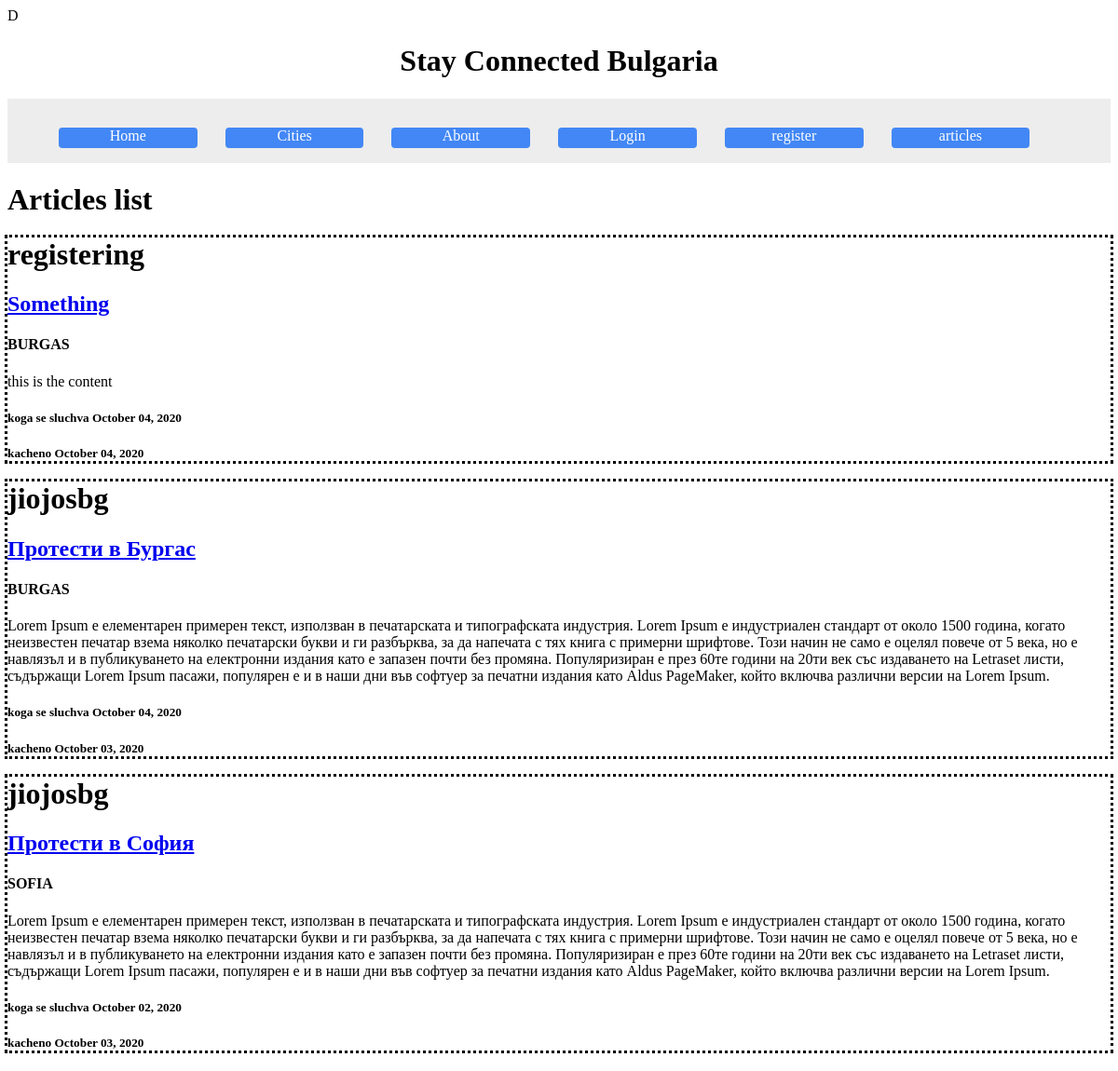
/articles/, run on an earlier commit of the app's database.
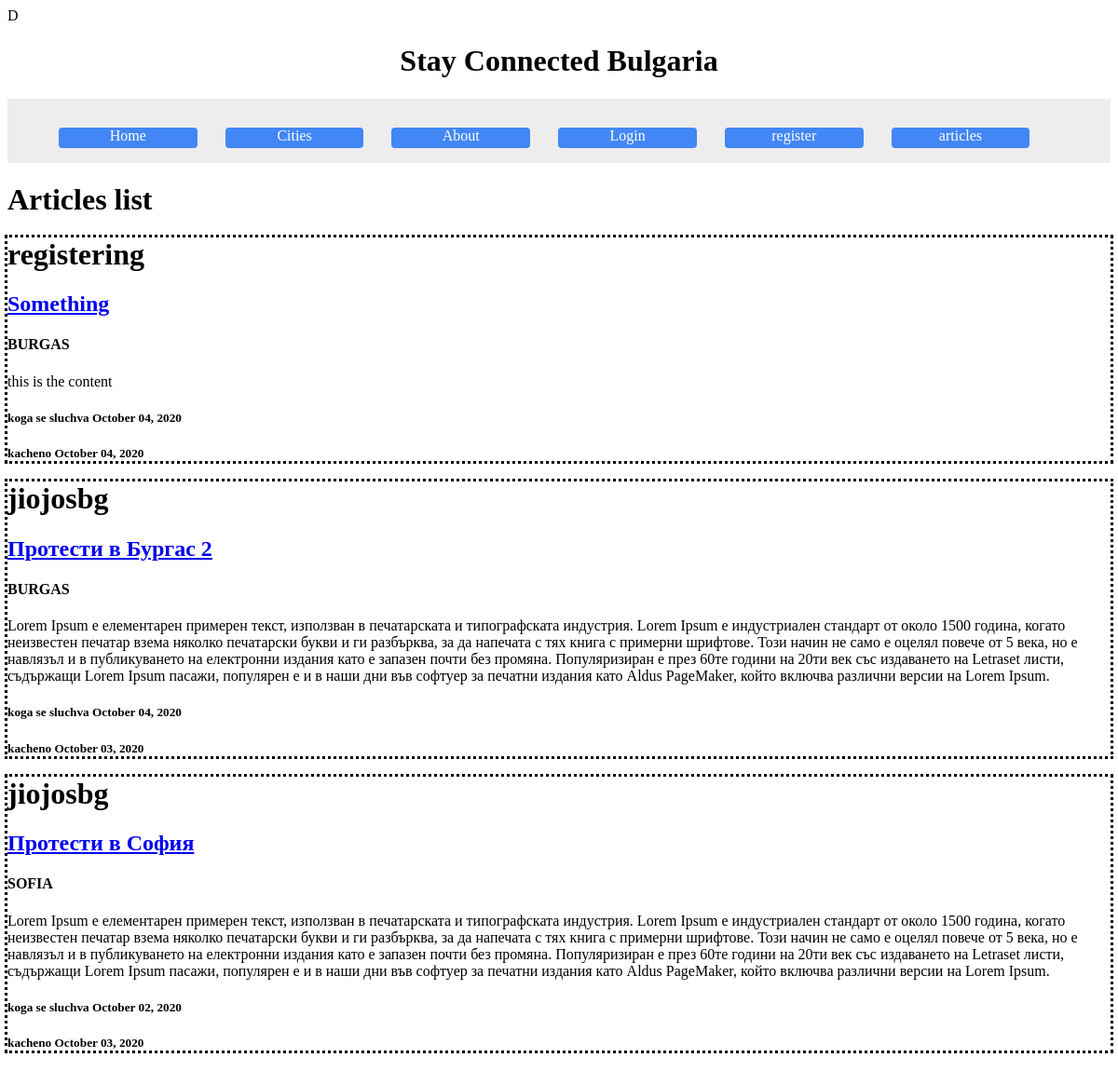
And on a later commit of the database.
### articles/models.py (models this page shows, shortened)
class Article(models.Model):
    title = models.CharField(max_length=100)
    content = models.TextField()
    date_posted = models.DateTimeField(default=timezone.now)
    date_of_action = models.DateTimeField(default=timezone.now)
    cities = [
    ('SOFIA', 'Sofia'),
    ('BURGAS', 'Burgas'),
    ('PLOVDIV', 'Plovdiv'),
    ('VARNA', 'Varna'),
    ('RUSE', 'Ruse'),
    ]
    city = models.CharField(
        max_length=10,
        choices=cities,
        default='SOFIA',
    )
    author = models.ForeignKey(User, on_delete=models.CASCADE)

### articles/views.py (the view, shortened to what this page needs)
# urls.py: path('', views.ArticleListView.as_view(), name='article-list'),
class ArticleListView(ListView):
    model=Article
    template_name="articles/article_list.html"
    context_object_name='articles'
    ordering = ['-date_posted']

### articles/templates/articles/article_list.html (shortened to what this page needs)
{% extends "pages/base.html" %}
{% block content %}
    <h1>Articles list</h1>
    {% for article in articles %}
      <div style="outline-style: dotted">
        <h1>{{ article.author }}</h1>
        <a href="{% url 'article-detail' article.id %}"><h2>{{ article.title }}</h2></a>
        <h4>{{ article.city }}</h4>
        <p>{{ article.content }}</p>
        <h5>koga se sluchva {{ article.date_of_action|date:"F d, Y" }}</h5>
        <h5>kacheno {{ article.date_posted|date:"F d, Y" }}</h5>
      </div>
    {% endfor %}
{% endblock content %}

What changed in the data, as far as the page shows it:
changed Article: title "Протести в Бургас" → "Протести в Бургас 2"
